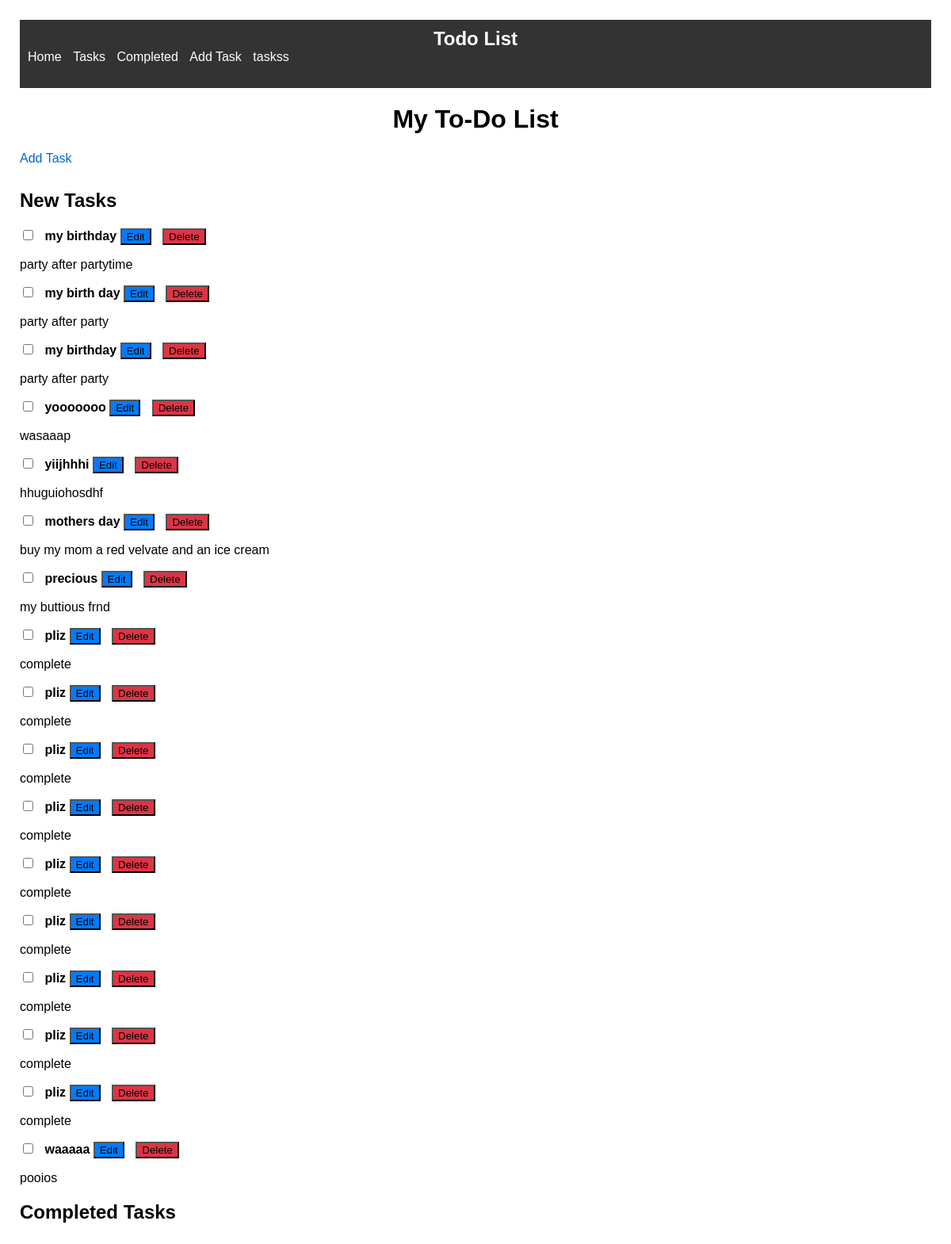
Page /tasklist/ on the earlier database version.
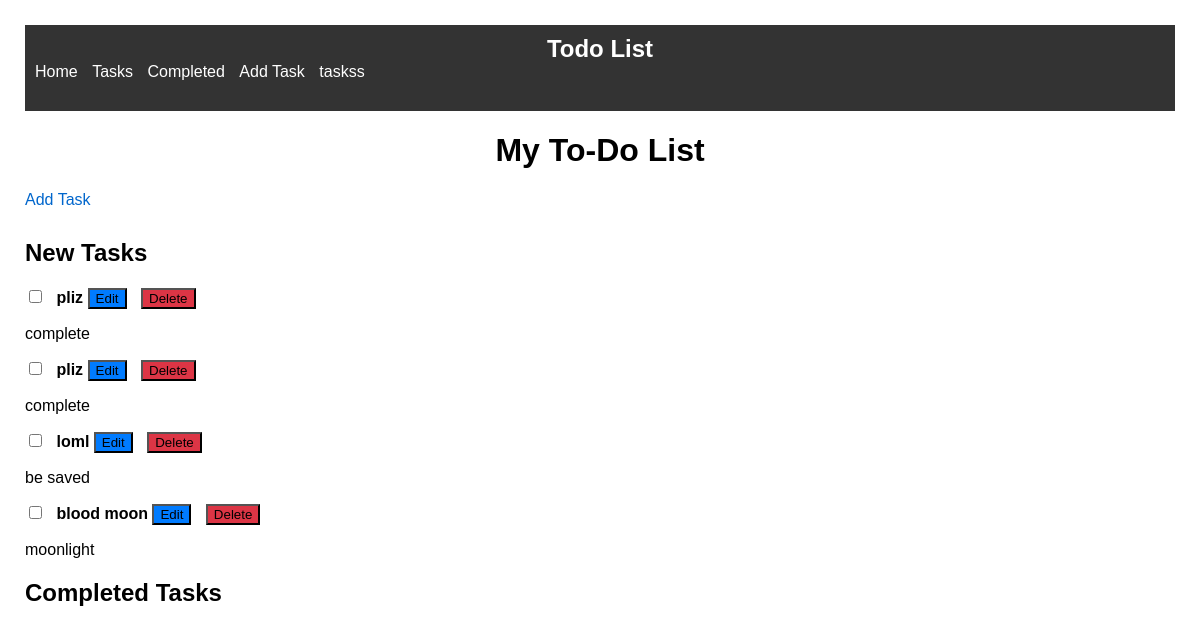
Same page on the later database version.
### tasks/models.py (models this page shows, shortened)
class Task(models.Model):
    title = models.CharField(max_length=200)
    description = models.TextField()
    completed = models.BooleanField(default=False)

### tasks/views.py (the view)
# urls.py: path('tasklist/', views.task_list, name='tasklist'),
def task_list(request):
    tasks = Task.objects.all()
    return render(request, 'tasklist.html', {'tasks': tasks})

### tasks/templates/tasklist.html (shortened to what this page needs)
{% extends 'base.html' %}
{% load static %}
{% block content %}
    <h1>My To-Do List</h1>
    <link rel="stylesheet" href="{% static 'tasks.css' %}">
    <a href="{% url 'tasks:add_task' %}">Add Task</a>
    <h2>New Tasks</h2>
    <div id="new-tasks-container">
        {% for task in tasks %}
            {% if not task.completed %}
                <div class="task-item">
                    <input type="checkbox" id="task-{{ task.id }}-checkbox" {% if task.completed %}checked{% endif %} onchange="toggleTaskCompletion({{ task.id }})">
                    <strong>{{ task.title }}</strong>
                    <button class="edit-button" onclick="location.href='{% url 'tasks:edit_task' task.id %}'">Edit</button>
                    <button class="delete-button" onclick="location.href='{% url 'tasks:delete_task' task.id %}'">Delete</button>
                    <p>{{ task.description }}</p>
                </div>
            {% endif %}
        {% endfor %}
    </div>
    <h2>Completed Tasks</h2>
    {% load static %}
{% endblock %}

### tasks/templates/base.html (shortened to what this page needs)
{% load static %}
<!doctype html>
<html lang="en">
  <head>
    <link rel="stylesheet" type="text/css" href="{%  static 'base.css' %}">
  </head>
  <body>
      <nav>
        <h1>Todo List</h1>
        <ul>
          <li><a href="{% url 'home' %}">Home</a></li>
          <li><a href="{% url 'tasks:tasklist' %}">Tasks</a></li>
          <li><a href="#">Completed</a></li>
          <li><a href="{% url 'home' %}">Add Task</a></li>
          <li class="dropdown">
            <a href="#">taskss</a>
          </li>
        </ul>
      </nav>
      {% block content %}
      {% endblock %}
  </body>
</html>

### static/base.css (style rules this page uses)
body { margin: 0; padding: 0; }
nav { background-color: #333; color: #fff; padding: 10px; }
nav h1 { margin: 0; padding: 0; font-size: 24px; }
nav ul { list-style-type: none; padding: 0; margin: 0; }
nav ul li { display: inline-block; margin-right: 10px; }
nav ul li a { color: #fff; text-decoration: none; }

### static/tasks.css (style rules this page uses)
body { font-family: Arial, sans-serif; margin: 5px; padding: 20px; }
h1 { text-align: center; }
ul { list-style-type: none; padding: 30px; }
li { margin-bottom: 10px; }
input[type="checkbox"] { margin-right: 10px; }
strong { font-weight: bold; }
a { display: inline-block; margin-bottom: 10px; color: #0066cc; text-decoration: none; }
.edit-button { background-color: #007bff; cursor: pointer; margin-right: 10px; }
.delete-button { background-color: #dc3545; cursor: pointer; margin-right: 8px; }

Differences in the rows shown:
removed Task: title "my birthday", description "party after partytime"
removed Task: title "my birth day", description "party after party"
removed Task: title "my birthday", description "party after party"
removed Task: title "yooooooo", description "wasaaap"
removed Task: title "yiijhhhi", description "hhuguiohosdhf"
removed Task: title "mothers day", description "buy my mom a red velvate and an ice cream"
removed Task: title "precious", description "my buttious frnd"
removed Task: title "pliz", description "complete"
removed Task: title "pliz", description "complete"
removed Task: title "pliz", description "complete"
removed Task: title "pliz", description "complete"
removed Task: title "pliz", description "complete"
removed Task: title "pliz", description "complete"
removed Task: title "pliz", description "complete"
removed Task: title "waaaaa", description "pooios"
added Task: title "loml", description "be saved"
added Task: title "blood moon", description "moonlight"
